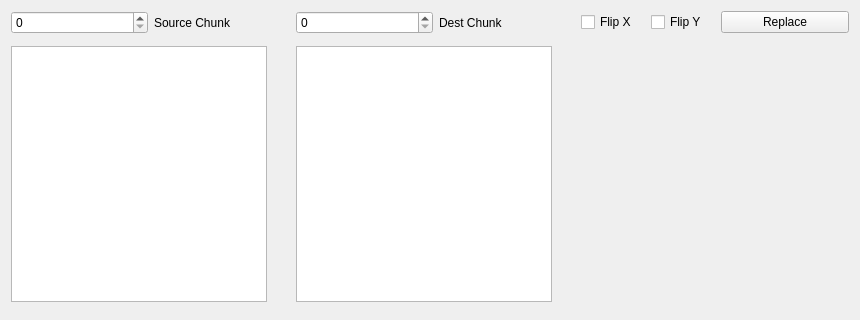
<?xml version="1.0" encoding="UTF-8"?>
<ui version="4.0">
 <class>ChunkReplaceOptions</class>
 <widget class="QWidget" name="ChunkReplaceOptions">
  <property name="geometry">
   <rect>
    <x>0</x>
    <y>0</y>
    <width>860</width>
    <height>320</height>
   </rect>
  </property>
  <property name="windowTitle">
   <string>Form</string>
  </property>
  <layout class="QGridLayout" name="gridLayout">
   <item row="0" column="6">
    <widget class="QPushButton" name="replaceButton">
     <property name="sizePolicy">
      <sizepolicy hsizetype="Minimum" vsizetype="Fixed">
       <horstretch>0</horstretch>
       <verstretch>0</verstretch>
      </sizepolicy>
     </property>
     <property name="minimumSize">
      <size>
       <width>128</width>
       <height>0</height>
      </size>
     </property>
     <property name="maximumSize">
      <size>
       <width>64</width>
       <height>16777215</height>
      </size>
     </property>
     <property name="focusPolicy">
      <enum>Qt::NoFocus</enum>
     </property>
     <property name="text">
      <string>Replace</string>
     </property>
    </widget>
   </item>
   <item row="0" column="2">
    <widget class="QSpinBox" name="dstChunk">
     <property name="focusPolicy">
      <enum>Qt::ClickFocus</enum>
     </property>
     <property name="suffix">
      <string/>
     </property>
     <property name="maximum">
      <number>511</number>
     </property>
    </widget>
   </item>
   <item row="1" column="2" colspan="2">
    <widget class="QListWidget" name="dstChunkList">
     <property name="maximumSize">
      <size>
       <width>256</width>
       <height>256</height>
      </size>
     </property>
     <property name="editTriggers">
      <set>QAbstractItemView::CurrentChanged|QAbstractItemView::SelectedClicked</set>
     </property>
     <property name="dragDropMode">
      <enum>QAbstractItemView::NoDragDrop</enum>
     </property>
     <property name="defaultDropAction">
      <enum>Qt::IgnoreAction</enum>
     </property>
     <property name="selectionMode">
      <enum>QAbstractItemView::ExtendedSelection</enum>
     </property>
     <property name="selectionBehavior">
      <enum>QAbstractItemView::SelectRows</enum>
     </property>
     <property name="viewMode">
      <enum>QListView::IconMode</enum>
     </property>
    </widget>
   </item>
   <item row="0" column="4">
    <widget class="QCheckBox" name="flipX">
     <property name="maximumSize">
      <size>
       <width>64</width>
       <height>16777215</height>
      </size>
     </property>
     <property name="text">
      <string>Flip X</string>
     </property>
    </widget>
   </item>
   <item row="0" column="1">
    <widget class="QLabel" name="srcChunkLabel">
     <property name="text">
      <string>Source Chunk</string>
     </property>
    </widget>
   </item>
   <item row="0" column="3">
    <widget class="QLabel" name="dstChunkLabel">
     <property name="text">
      <string>Dest Chunk</string>
     </property>
    </widget>
   </item>
   <item row="1" column="0" colspan="2">
    <widget class="QListWidget" name="srcChunkList">
     <property name="maximumSize">
      <size>
       <width>256</width>
       <height>256</height>
      </size>
     </property>
     <property name="editTriggers">
      <set>QAbstractItemView::CurrentChanged|QAbstractItemView::SelectedClicked</set>
     </property>
     <property name="dragDropMode">
      <enum>QAbstractItemView::NoDragDrop</enum>
     </property>
     <property name="defaultDropAction">
      <enum>Qt::IgnoreAction</enum>
     </property>
     <property name="selectionMode">
      <enum>QAbstractItemView::ExtendedSelection</enum>
     </property>
     <property name="selectionBehavior">
      <enum>QAbstractItemView::SelectRows</enum>
     </property>
     <property name="viewMode">
      <enum>QListView::IconMode</enum>
     </property>
    </widget>
   </item>
   <item row="0" column="0">
    <widget class="QSpinBox" name="srcChunk">
     <property name="focusPolicy">
      <enum>Qt::ClickFocus</enum>
     </property>
     <property name="maximum">
      <number>511</number>
     </property>
    </widget>
   </item>
   <item row="1" column="4" colspan="3">
    <widget class="QFrame" name="chunkView">
     <property name="sizePolicy">
      <sizepolicy hsizetype="Ignored" vsizetype="Expanding">
       <horstretch>0</horstretch>
       <verstretch>0</verstretch>
      </sizepolicy>
     </property>
     <property name="minimumSize">
      <size>
       <width>0</width>
       <height>0</height>
      </size>
     </property>
     <property name="maximumSize">
      <size>
       <width>16777215</width>
       <height>16777215</height>
      </size>
     </property>
     <layout class="QGridLayout" name="gridLayout_3"/>
    </widget>
   </item>
   <item row="0" column="5">
    <widget class="QCheckBox" name="flipY">
     <property name="maximumSize">
      <size>
       <width>64</width>
       <height>16777215</height>
      </size>
     </property>
     <property name="text">
      <string>Flip Y</string>
     </property>
    </widget>
   </item>
  </layout>
 </widget>
 <resources/>
 <connections/>
</ui>
